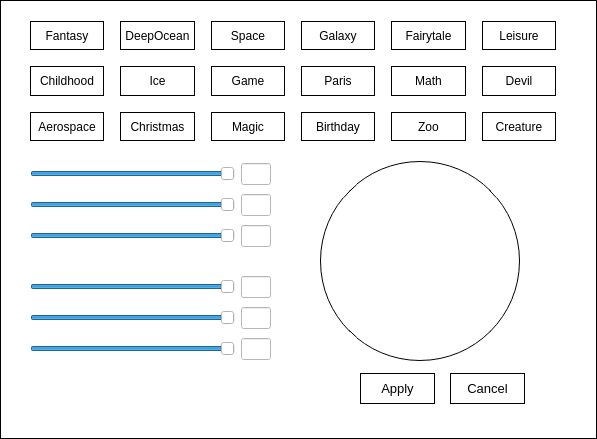
<?xml version="1.0" encoding="UTF-8"?>
<ui version="4.0">
 <class>Style</class>
 <widget class="QWidget" name="Style">
  <property name="geometry">
   <rect>
    <x>0</x>
    <y>0</y>
    <width>597</width>
    <height>439</height>
   </rect>
  </property>
  <property name="minimumSize">
   <size>
    <width>0</width>
    <height>0</height>
   </size>
  </property>
  <property name="maximumSize">
   <size>
    <width>1102</width>
    <height>818</height>
   </size>
  </property>
  <property name="windowTitle">
   <string>Form</string>
  </property>
  <property name="styleSheet">
   <string notr="true">background-color: rgb(255, 255, 255);</string>
  </property>
  <widget class="QWidget" name="gridLayoutWidget">
   <property name="geometry">
    <rect>
     <x>30</x>
     <y>21</y>
     <width>526</width>
     <height>120</height>
    </rect>
   </property>
   <layout class="QGridLayout" name="gridLayout">
    <item row="3" column="0">
     <spacer name="verticalSpacer_2">
      <property name="orientation">
       <enum>Qt::Vertical</enum>
      </property>
      <property name="sizeType">
       <enum>QSizePolicy::Fixed</enum>
      </property>
      <property name="sizeHint" stdset="0">
       <size>
        <width>20</width>
        <height>10</height>
       </size>
      </property>
     </spacer>
    </item>
    <item row="4" column="8">
     <widget class="ClickableLabel" name="pattern_17">
      <property name="font">
       <font>
        <family>Microsoft YaHei UI</family>
        <bold>false</bold>
       </font>
      </property>
      <property name="cursor">
       <cursorShape>PointingHandCursor</cursorShape>
      </property>
      <property name="styleSheet">
       <string notr="true">color: rgb(0, 0, 0);</string>
      </property>
      <property name="frameShape">
       <enum>QFrame::Box</enum>
      </property>
      <property name="text">
       <string>Zoo</string>
      </property>
      <property name="alignment">
       <set>Qt::AlignCenter</set>
      </property>
     </widget>
    </item>
    <item row="0" column="9">
     <spacer name="horizontalSpacer_5">
      <property name="orientation">
       <enum>Qt::Horizontal</enum>
      </property>
      <property name="sizeType">
       <enum>QSizePolicy::Fixed</enum>
      </property>
      <property name="sizeHint" stdset="0">
       <size>
        <width>10</width>
        <height>20</height>
       </size>
      </property>
     </spacer>
    </item>
    <item row="2" column="2">
     <widget class="ClickableLabel" name="pattern_8">
      <property name="font">
       <font>
        <family>Microsoft YaHei UI</family>
        <bold>false</bold>
       </font>
      </property>
      <property name="cursor">
       <cursorShape>PointingHandCursor</cursorShape>
      </property>
      <property name="styleSheet">
       <string notr="true">color: rgb(0, 0, 0);</string>
      </property>
      <property name="frameShape">
       <enum>QFrame::Box</enum>
      </property>
      <property name="text">
       <string>Ice</string>
      </property>
      <property name="alignment">
       <set>Qt::AlignCenter</set>
      </property>
     </widget>
    </item>
    <item row="0" column="4">
     <widget class="ClickableLabel" name="pattern_3">
      <property name="font">
       <font>
        <family>Microsoft YaHei UI</family>
        <bold>false</bold>
       </font>
      </property>
      <property name="cursor">
       <cursorShape>PointingHandCursor</cursorShape>
      </property>
      <property name="styleSheet">
       <string notr="true">color: rgb(0, 0, 0);</string>
      </property>
      <property name="frameShape">
       <enum>QFrame::Box</enum>
      </property>
      <property name="text">
       <string>Space</string>
      </property>
      <property name="alignment">
       <set>Qt::AlignCenter</set>
      </property>
     </widget>
    </item>
    <item row="4" column="10">
     <widget class="ClickableLabel" name="pattern_18">
      <property name="font">
       <font>
        <family>Microsoft YaHei UI</family>
        <bold>false</bold>
       </font>
      </property>
      <property name="cursor">
       <cursorShape>PointingHandCursor</cursorShape>
      </property>
      <property name="styleSheet">
       <string notr="true">color: rgb(0, 0, 0);</string>
      </property>
      <property name="frameShape">
       <enum>QFrame::Box</enum>
      </property>
      <property name="text">
       <string>Creature</string>
      </property>
      <property name="alignment">
       <set>Qt::AlignCenter</set>
      </property>
     </widget>
    </item>
    <item row="1" column="0">
     <spacer name="verticalSpacer">
      <property name="orientation">
       <enum>Qt::Vertical</enum>
      </property>
      <property name="sizeType">
       <enum>QSizePolicy::Fixed</enum>
      </property>
      <property name="sizeHint" stdset="0">
       <size>
        <width>20</width>
        <height>10</height>
       </size>
      </property>
     </spacer>
    </item>
    <item row="4" column="4">
     <widget class="ClickableLabel" name="pattern_15">
      <property name="font">
       <font>
        <family>Microsoft YaHei UI</family>
        <bold>false</bold>
       </font>
      </property>
      <property name="cursor">
       <cursorShape>PointingHandCursor</cursorShape>
      </property>
      <property name="styleSheet">
       <string notr="true">color: rgb(0, 0, 0);</string>
      </property>
      <property name="frameShape">
       <enum>QFrame::Box</enum>
      </property>
      <property name="text">
       <string>Magic</string>
      </property>
      <property name="alignment">
       <set>Qt::AlignCenter</set>
      </property>
     </widget>
    </item>
    <item row="4" column="6">
     <widget class="ClickableLabel" name="pattern_16">
      <property name="font">
       <font>
        <family>Microsoft YaHei UI</family>
        <bold>false</bold>
       </font>
      </property>
      <property name="cursor">
       <cursorShape>PointingHandCursor</cursorShape>
      </property>
      <property name="styleSheet">
       <string notr="true">color: rgb(0, 0, 0);</string>
      </property>
      <property name="frameShape">
       <enum>QFrame::Box</enum>
      </property>
      <property name="text">
       <string>Birthday</string>
      </property>
      <property name="alignment">
       <set>Qt::AlignCenter</set>
      </property>
     </widget>
    </item>
    <item row="2" column="6">
     <widget class="ClickableLabel" name="pattern_10">
      <property name="font">
       <font>
        <family>Microsoft YaHei UI</family>
        <bold>false</bold>
       </font>
      </property>
      <property name="cursor">
       <cursorShape>PointingHandCursor</cursorShape>
      </property>
      <property name="styleSheet">
       <string notr="true">color: rgb(0, 0, 0);</string>
      </property>
      <property name="frameShape">
       <enum>QFrame::Box</enum>
      </property>
      <property name="text">
       <string>Paris</string>
      </property>
      <property name="alignment">
       <set>Qt::AlignCenter</set>
      </property>
     </widget>
    </item>
    <item row="0" column="2">
     <widget class="ClickableLabel" name="pattern_2">
      <property name="font">
       <font>
        <family>Microsoft YaHei UI</family>
        <bold>false</bold>
       </font>
      </property>
      <property name="cursor">
       <cursorShape>PointingHandCursor</cursorShape>
      </property>
      <property name="styleSheet">
       <string notr="true">color: rgb(0, 0, 0);</string>
      </property>
      <property name="frameShape">
       <enum>QFrame::Box</enum>
      </property>
      <property name="text">
       <string>DeepOcean</string>
      </property>
      <property name="alignment">
       <set>Qt::AlignCenter</set>
      </property>
     </widget>
    </item>
    <item row="0" column="8">
     <widget class="ClickableLabel" name="pattern_5">
      <property name="font">
       <font>
        <family>Microsoft YaHei UI</family>
        <bold>false</bold>
       </font>
      </property>
      <property name="cursor">
       <cursorShape>PointingHandCursor</cursorShape>
      </property>
      <property name="styleSheet">
       <string notr="true">color: rgb(0, 0, 0);</string>
      </property>
      <property name="frameShape">
       <enum>QFrame::Box</enum>
      </property>
      <property name="text">
       <string>Fairytale</string>
      </property>
      <property name="alignment">
       <set>Qt::AlignCenter</set>
      </property>
     </widget>
    </item>
    <item row="0" column="10">
     <widget class="ClickableLabel" name="pattern_6">
      <property name="font">
       <font>
        <family>Microsoft YaHei UI</family>
        <bold>false</bold>
       </font>
      </property>
      <property name="cursor">
       <cursorShape>PointingHandCursor</cursorShape>
      </property>
      <property name="styleSheet">
       <string notr="true">color: rgb(0, 0, 0);</string>
      </property>
      <property name="frameShape">
       <enum>QFrame::Box</enum>
      </property>
      <property name="text">
       <string>Leisure</string>
      </property>
      <property name="alignment">
       <set>Qt::AlignCenter</set>
      </property>
     </widget>
    </item>
    <item row="0" column="3">
     <spacer name="horizontalSpacer_2">
      <property name="orientation">
       <enum>Qt::Horizontal</enum>
      </property>
      <property name="sizeType">
       <enum>QSizePolicy::Fixed</enum>
      </property>
      <property name="sizeHint" stdset="0">
       <size>
        <width>10</width>
        <height>20</height>
       </size>
      </property>
     </spacer>
    </item>
    <item row="4" column="2">
     <widget class="ClickableLabel" name="pattern_14">
      <property name="font">
       <font>
        <family>Microsoft YaHei UI</family>
        <bold>false</bold>
       </font>
      </property>
      <property name="cursor">
       <cursorShape>PointingHandCursor</cursorShape>
      </property>
      <property name="styleSheet">
       <string notr="true">color: rgb(0, 0, 0);</string>
      </property>
      <property name="frameShape">
       <enum>QFrame::Box</enum>
      </property>
      <property name="text">
       <string>Christmas</string>
      </property>
      <property name="alignment">
       <set>Qt::AlignCenter</set>
      </property>
     </widget>
    </item>
    <item row="0" column="5">
     <spacer name="horizontalSpacer_3">
      <property name="orientation">
       <enum>Qt::Horizontal</enum>
      </property>
      <property name="sizeType">
       <enum>QSizePolicy::Fixed</enum>
      </property>
      <property name="sizeHint" stdset="0">
       <size>
        <width>10</width>
        <height>20</height>
       </size>
      </property>
     </spacer>
    </item>
    <item row="0" column="0">
     <widget class="ClickableLabel" name="pattern_1">
      <property name="font">
       <font>
        <family>Microsoft YaHei UI</family>
        <bold>false</bold>
       </font>
      </property>
      <property name="cursor">
       <cursorShape>PointingHandCursor</cursorShape>
      </property>
      <property name="styleSheet">
       <string notr="true">color: rgb(0, 0, 0);</string>
      </property>
      <property name="frameShape">
       <enum>QFrame::Box</enum>
      </property>
      <property name="text">
       <string>Fantasy</string>
      </property>
      <property name="alignment">
       <set>Qt::AlignCenter</set>
      </property>
     </widget>
    </item>
    <item row="2" column="10">
     <widget class="ClickableLabel" name="pattern_12">
      <property name="font">
       <font>
        <family>Microsoft YaHei UI</family>
        <bold>false</bold>
       </font>
      </property>
      <property name="cursor">
       <cursorShape>PointingHandCursor</cursorShape>
      </property>
      <property name="styleSheet">
       <string notr="true">color: rgb(0, 0, 0);</string>
      </property>
      <property name="frameShape">
       <enum>QFrame::Box</enum>
      </property>
      <property name="text">
       <string>Devil</string>
      </property>
      <property name="alignment">
       <set>Qt::AlignCenter</set>
      </property>
     </widget>
    </item>
    <item row="0" column="7">
     <spacer name="horizontalSpacer_4">
      <property name="orientation">
       <enum>Qt::Horizontal</enum>
      </property>
      <property name="sizeType">
       <enum>QSizePolicy::Fixed</enum>
      </property>
      <property name="sizeHint" stdset="0">
       <size>
        <width>10</width>
        <height>20</height>
       </size>
      </property>
     </spacer>
    </item>
    <item row="4" column="0">
     <widget class="ClickableLabel" name="pattern_13">
      <property name="font">
       <font>
        <family>Microsoft YaHei UI</family>
        <bold>false</bold>
       </font>
      </property>
      <property name="cursor">
       <cursorShape>PointingHandCursor</cursorShape>
      </property>
      <property name="styleSheet">
       <string notr="true">color: rgb(0, 0, 0);</string>
      </property>
      <property name="frameShape">
       <enum>QFrame::Box</enum>
      </property>
      <property name="text">
       <string>Aerospace</string>
      </property>
      <property name="alignment">
       <set>Qt::AlignCenter</set>
      </property>
     </widget>
    </item>
    <item row="0" column="6">
     <widget class="ClickableLabel" name="pattern_4">
      <property name="font">
       <font>
        <family>Microsoft YaHei UI</family>
        <bold>false</bold>
       </font>
      </property>
      <property name="cursor">
       <cursorShape>PointingHandCursor</cursorShape>
      </property>
      <property name="styleSheet">
       <string notr="true">color: rgb(0, 0, 0);</string>
      </property>
      <property name="frameShape">
       <enum>QFrame::Box</enum>
      </property>
      <property name="text">
       <string>Galaxy</string>
      </property>
      <property name="alignment">
       <set>Qt::AlignCenter</set>
      </property>
     </widget>
    </item>
    <item row="2" column="8">
     <widget class="ClickableLabel" name="pattern_11">
      <property name="font">
       <font>
        <family>Microsoft YaHei UI</family>
        <bold>false</bold>
       </font>
      </property>
      <property name="cursor">
       <cursorShape>PointingHandCursor</cursorShape>
      </property>
      <property name="styleSheet">
       <string notr="true">color: rgb(0, 0, 0);</string>
      </property>
      <property name="frameShape">
       <enum>QFrame::Box</enum>
      </property>
      <property name="text">
       <string>Math</string>
      </property>
      <property name="alignment">
       <set>Qt::AlignCenter</set>
      </property>
     </widget>
    </item>
    <item row="0" column="1">
     <spacer name="horizontalSpacer">
      <property name="orientation">
       <enum>Qt::Horizontal</enum>
      </property>
      <property name="sizeType">
       <enum>QSizePolicy::Fixed</enum>
      </property>
      <property name="sizeHint" stdset="0">
       <size>
        <width>10</width>
        <height>20</height>
       </size>
      </property>
     </spacer>
    </item>
    <item row="2" column="0">
     <widget class="ClickableLabel" name="pattern_7">
      <property name="font">
       <font>
        <family>Microsoft YaHei UI</family>
        <bold>false</bold>
       </font>
      </property>
      <property name="cursor">
       <cursorShape>PointingHandCursor</cursorShape>
      </property>
      <property name="styleSheet">
       <string notr="true">color: rgb(0, 0, 0);</string>
      </property>
      <property name="frameShape">
       <enum>QFrame::Box</enum>
      </property>
      <property name="text">
       <string>Childhood</string>
      </property>
      <property name="alignment">
       <set>Qt::AlignCenter</set>
      </property>
     </widget>
    </item>
    <item row="2" column="4">
     <widget class="ClickableLabel" name="pattern_9">
      <property name="font">
       <font>
        <family>Microsoft YaHei UI</family>
        <bold>false</bold>
       </font>
      </property>
      <property name="cursor">
       <cursorShape>PointingHandCursor</cursorShape>
      </property>
      <property name="styleSheet">
       <string notr="true">color: rgb(0, 0, 0);</string>
      </property>
      <property name="frameShape">
       <enum>QFrame::Box</enum>
      </property>
      <property name="text">
       <string>Game</string>
      </property>
      <property name="alignment">
       <set>Qt::AlignCenter</set>
      </property>
     </widget>
    </item>
   </layout>
  </widget>
  <widget class="QWidget" name="gridLayoutWidget_2">
   <property name="geometry">
    <rect>
     <x>30</x>
     <y>160</y>
     <width>241</width>
     <height>208</height>
    </rect>
   </property>
   <layout class="QGridLayout" name="gridLayout_2">
    <item row="0" column="0">
     <widget class="QSlider" name="horizontalSlider">
      <property name="styleSheet">
       <string notr="true"/>
      </property>
      <property name="maximum">
       <number>255</number>
      </property>
      <property name="singleStep">
       <number>16</number>
      </property>
      <property name="pageStep">
       <number>32</number>
      </property>
      <property name="value">
       <number>255</number>
      </property>
      <property name="orientation">
       <enum>Qt::Horizontal</enum>
      </property>
     </widget>
    </item>
    <item row="5" column="0">
     <widget class="QSlider" name="horizontalSlider_4">
      <property name="maximum">
       <number>255</number>
      </property>
      <property name="singleStep">
       <number>16</number>
      </property>
      <property name="pageStep">
       <number>32</number>
      </property>
      <property name="value">
       <number>255</number>
      </property>
      <property name="orientation">
       <enum>Qt::Horizontal</enum>
      </property>
     </widget>
    </item>
    <item row="2" column="0">
     <widget class="QSlider" name="horizontalSlider_3">
      <property name="maximum">
       <number>255</number>
      </property>
      <property name="singleStep">
       <number>16</number>
      </property>
      <property name="pageStep">
       <number>32</number>
      </property>
      <property name="value">
       <number>255</number>
      </property>
      <property name="orientation">
       <enum>Qt::Horizontal</enum>
      </property>
     </widget>
    </item>
    <item row="1" column="0">
     <widget class="QSlider" name="horizontalSlider_2">
      <property name="maximum">
       <number>255</number>
      </property>
      <property name="singleStep">
       <number>16</number>
      </property>
      <property name="pageStep">
       <number>32</number>
      </property>
      <property name="value">
       <number>255</number>
      </property>
      <property name="orientation">
       <enum>Qt::Horizontal</enum>
      </property>
     </widget>
    </item>
    <item row="4" column="0">
     <spacer name="verticalSpacer_3">
      <property name="orientation">
       <enum>Qt::Vertical</enum>
      </property>
      <property name="sizeType">
       <enum>QSizePolicy::Fixed</enum>
      </property>
      <property name="sizeHint" stdset="0">
       <size>
        <width>20</width>
        <height>20</height>
       </size>
      </property>
     </spacer>
    </item>
    <item row="6" column="0">
     <widget class="QSlider" name="horizontalSlider_5">
      <property name="maximum">
       <number>255</number>
      </property>
      <property name="singleStep">
       <number>16</number>
      </property>
      <property name="pageStep">
       <number>32</number>
      </property>
      <property name="value">
       <number>255</number>
      </property>
      <property name="orientation">
       <enum>Qt::Horizontal</enum>
      </property>
     </widget>
    </item>
    <item row="7" column="0">
     <widget class="QSlider" name="horizontalSlider_6">
      <property name="maximum">
       <number>255</number>
      </property>
      <property name="singleStep">
       <number>16</number>
      </property>
      <property name="pageStep">
       <number>32</number>
      </property>
      <property name="value">
       <number>255</number>
      </property>
      <property name="orientation">
       <enum>Qt::Horizontal</enum>
      </property>
     </widget>
    </item>
    <item row="0" column="1">
     <widget class="QLineEdit" name="lineEdit">
      <property name="minimumSize">
       <size>
        <width>30</width>
        <height>22</height>
       </size>
      </property>
      <property name="maximumSize">
       <size>
        <width>30</width>
        <height>22</height>
       </size>
      </property>
     </widget>
    </item>
    <item row="1" column="1">
     <widget class="QLineEdit" name="lineEdit_2">
      <property name="minimumSize">
       <size>
        <width>30</width>
        <height>22</height>
       </size>
      </property>
      <property name="maximumSize">
       <size>
        <width>30</width>
        <height>22</height>
       </size>
      </property>
     </widget>
    </item>
    <item row="2" column="1">
     <widget class="QLineEdit" name="lineEdit_3">
      <property name="minimumSize">
       <size>
        <width>30</width>
        <height>22</height>
       </size>
      </property>
      <property name="maximumSize">
       <size>
        <width>30</width>
        <height>22</height>
       </size>
      </property>
     </widget>
    </item>
    <item row="5" column="1">
     <widget class="QLineEdit" name="lineEdit_4">
      <property name="minimumSize">
       <size>
        <width>30</width>
        <height>22</height>
       </size>
      </property>
      <property name="maximumSize">
       <size>
        <width>30</width>
        <height>22</height>
       </size>
      </property>
     </widget>
    </item>
    <item row="6" column="1">
     <widget class="QLineEdit" name="lineEdit_5">
      <property name="minimumSize">
       <size>
        <width>30</width>
        <height>22</height>
       </size>
      </property>
      <property name="maximumSize">
       <size>
        <width>30</width>
        <height>22</height>
       </size>
      </property>
     </widget>
    </item>
    <item row="7" column="1">
     <widget class="QLineEdit" name="lineEdit_6">
      <property name="minimumSize">
       <size>
        <width>30</width>
        <height>22</height>
       </size>
      </property>
      <property name="maximumSize">
       <size>
        <width>30</width>
        <height>22</height>
       </size>
      </property>
     </widget>
    </item>
   </layout>
  </widget>
  <widget class="QLabel" name="label">
   <property name="geometry">
    <rect>
     <x>320</x>
     <y>161</y>
     <width>200</width>
     <height>200</height>
    </rect>
   </property>
   <property name="styleSheet">
    <string notr="true">border: 1px solid black;
border-radius:100px;
</string>
   </property>
   <property name="text">
    <string>&lt;html&gt;&lt;head/&gt;&lt;body&gt;&lt;p&gt;&lt;br/&gt;&lt;/p&gt;&lt;/body&gt;&lt;/html&gt;</string>
   </property>
  </widget>
  <widget class="QPushButton" name="pushButton_apply">
   <property name="enabled">
    <bool>true</bool>
   </property>
   <property name="geometry">
    <rect>
     <x>360</x>
     <y>373</y>
     <width>75</width>
     <height>31</height>
    </rect>
   </property>
   <property name="font">
    <font>
     <family>Microsoft YaHei UI</family>
     <pointsize>10</pointsize>
    </font>
   </property>
   <property name="styleSheet">
    <string notr="true">QPushButton{
	padding: 2px;
	background-color:  rgba(255, 255, 255, 0);
	border: 1px solid black;
	color: rgb(0, 0, 0);
	border-radius: 0px;
}
QPushButton:hover{
	color: rgb(255, 255, 255);
	padding: 2px;
	border: 1px solid black;
	background-color: rgb(0, 0, 0);
}</string>
   </property>
   <property name="text">
    <string>Apply</string>
   </property>
  </widget>
  <widget class="QPushButton" name="pushButton_cancel">
   <property name="enabled">
    <bool>true</bool>
   </property>
   <property name="geometry">
    <rect>
     <x>450</x>
     <y>373</y>
     <width>75</width>
     <height>31</height>
    </rect>
   </property>
   <property name="font">
    <font>
     <family>Microsoft YaHei UI</family>
     <pointsize>10</pointsize>
    </font>
   </property>
   <property name="styleSheet">
    <string notr="true">QPushButton{
	color: rgb(0,0,0);
	padding: 2px;
	background-color:  rgba(255, 255, 255, 0);
	border: 1px solid black;
	border-radius: 0px;
}
QPushButton:hover{
	color: rgb(255, 255, 255);
	padding: 2px;
	border: 1px solid black;
	background-color: rgb(0, 0, 0);
}</string>
   </property>
   <property name="text">
    <string>Cancel</string>
   </property>
  </widget>
  <widget class="QLabel" name="windowBorder">
   <property name="enabled">
    <bool>true</bool>
   </property>
   <property name="geometry">
    <rect>
     <x>0</x>
     <y>0</y>
     <width>597</width>
     <height>439</height>
    </rect>
   </property>
   <property name="styleSheet">
    <string notr="true">background-color: rgba(255, 255, 255, 0);</string>
   </property>
   <property name="frameShape">
    <enum>QFrame::Box</enum>
   </property>
   <property name="text">
    <string/>
   </property>
  </widget>
 </widget>
 <customwidgets>
  <customwidget>
   <class>ClickableLabel</class>
   <extends>QLabel</extends>
   <header>clickablelabel.h</header>
  </customwidget>
 </customwidgets>
 <resources/>
 <connections/>
</ui>
